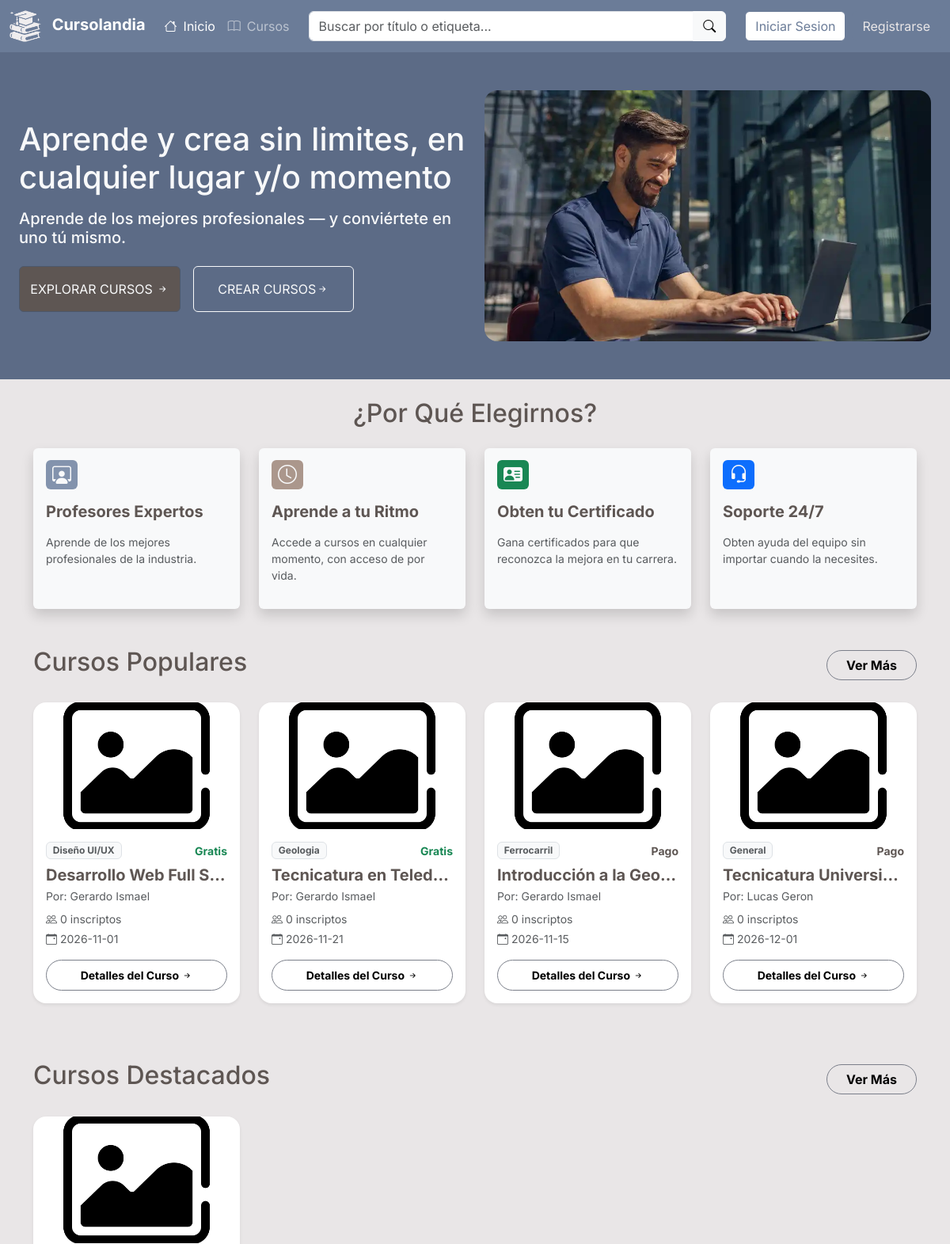
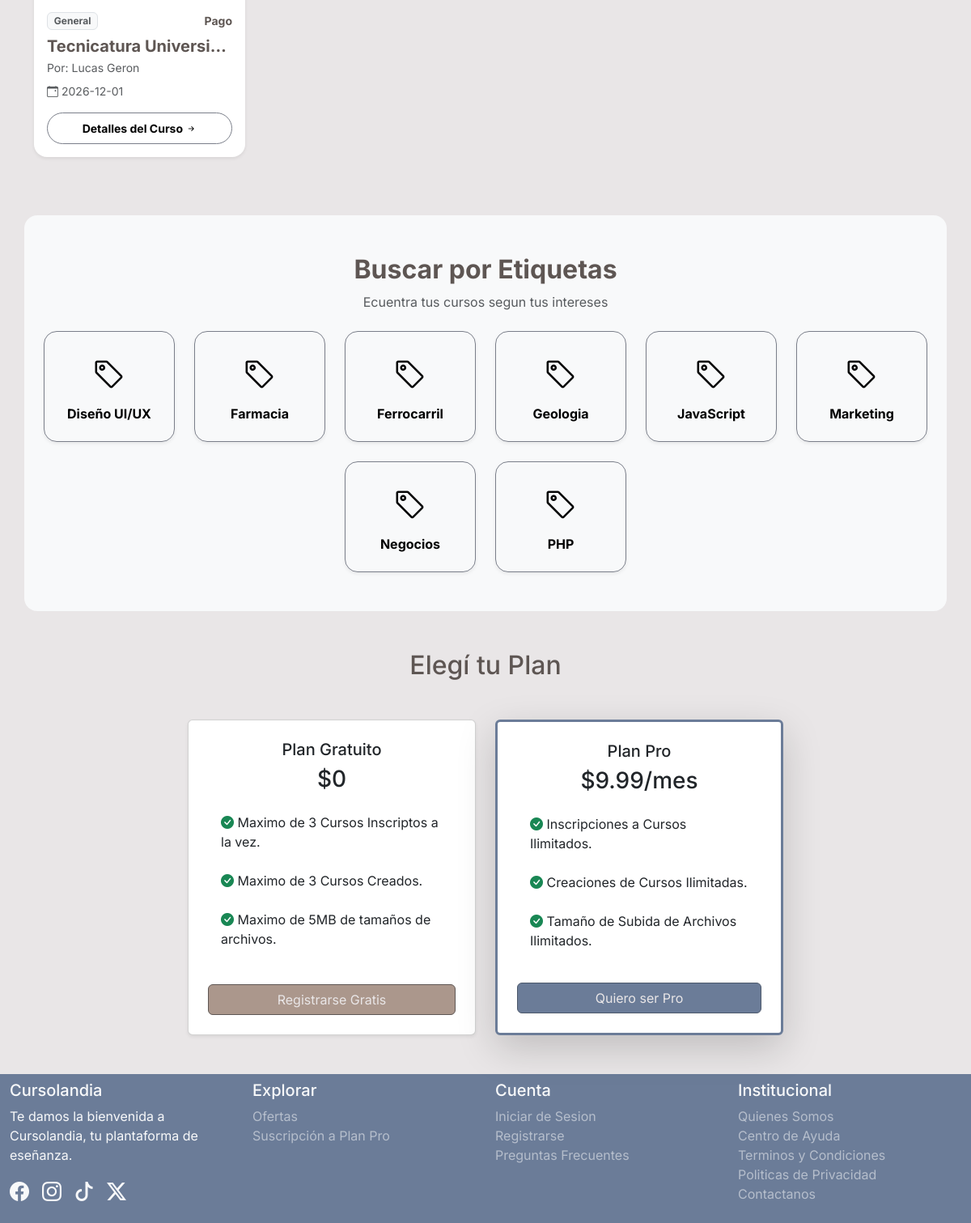
The page / on the database its author committed (2 pictures, top to bottom).
### tables this page shows
CREATE TABLE Cursos (
    C_ID INT AUTO_INCREMENT NOT NULL,
    U_ID_Crea INT NOT NULL,
    C_Titulo VARCHAR (150) NOT NULL,
    C_Descripcion TEXT NOT NULL,
    C_Costo DECIMAL(10, 2) DEFAULT NULL,
    C_Cupos INT DEFAULT NULL,
    C_FDInicio DATE NOT NULL,
    C_FDFin DATE NOT NULL,
    C_Img VARCHAR(255) DEFAULT 'imgcurso_pordefecto.png',
    C_Acceso ENUM('Publico','Privado') NOT NULL DEFAULT 'Publico',
    PRIMARY KEY (C_ID),
    CONSTRAINT FK_U_ID_Crea FOREIGN KEY (U_ID_Crea) REFERENCES Usuarios(U_ID) ON DELETE CASCADE,
    CONSTRAINT chk_C_Costo CHECK (C_Costo IS NULL OR C_Costo >= 0),
    CONSTRAINT chk_C_Cupos CHECK (C_Cupos IS NULL OR C_Cupos >= 0),
    CONSTRAINT chk_C_Fechas CHECK (C_FDInicio <= C_FDFin)
);

CREATE TABLE Usuarios (
    U_ID INT AUTO_INCREMENT NOT NULL,
    U_DNI VARCHAR(8) NOT NULL,
    U_Nom VARCHAR(40) NOT NULL,
    U_Ape VARCHAR(40) NOT NULL,
    U_FDN DATE NOT NULL,
    U_Ant TEXT DEFAULT NULL,
    U_Email VARCHAR(255) NOT NULL,
    U_Contrasena VARCHAR(255) NOT NULL,
    U_Plan ENUM('Gratuito','Pro') NOT NULL DEFAULT 'Gratuito',
    U_Rol ENUM('usuario','admin') NOT NULL DEFAULT 'usuario',
    U_FotoDePerfil VARCHAR(255) NOT NULL DEFAULT 'avatar_pordefecto.avif',
    PRIMARY KEY (U_ID),
    UNIQUE (U_DNI),
    UNIQUE (U_Email),
    CONSTRAINT chk_U_Email CHECK (U_Email LIKE '%_@__%.__%')
);

CREATE TABLE Etiquetas (
    E_ID INT AUTO_INCREMENT NOT NULL PRIMARY KEY,
    E_Nombre VARCHAR(50) NOT NULL UNIQUE
);

### index.php (the view, shortened to what the rows shown need)
<?php
    include RUTA_BASE . '/Interfaz/Incluidos/cabecera.php';
    require_once RUTA_BASE . '/Persistencia/Consultas/CursoBD.php';
    require_once RUTA_BASE . '/Persistencia/Consultas/EtiquetaBD.php';
    $cbdd = new CursoBD();
    $ebdd = new EtiquetaBD();
    $lista_cp = $cbdd -> listar_populares();
    $lista_cd = $cbdd -> listar_destacados_pro();
    $lista_e = $ebdd -> listar_etiquetas();
?>
<main class="flex-grow-1">
    <section class="mb-4">
        <div class="container-fluid px-4 py-5 mi-bg-banner mb-3">
            <div class="row aling-items-center">
                <div class="col-12 col-lg-6 text-light text-start my-auto">
                    <h1>Aprende y crea sin limites, en cualquier lugar y/o momento</h1>
                </div>
            </div>
        </div>
    </section>
    <section class="my-4">
        <div class="text-dark my-4 text-center">
            <h2 class="mi-color-text">¿Por Qué Elegirnos?</h2>
        </div>
    </section>
    <section class="container my-5">
        <div class="d-flex justify-content-between align-items-center mb-4">
            <h2 class="mi-color-text">Cursos Populares</h2>
        </div>
        <div class="row g-4 flex-nowrap overflow-x-auto sin-scrollbar d-lg-flex flex-lg-wrap pb-4">
            <?php
                $cursos_populares = array_slice($lista_cp, 0, 4);
                if (empty($cursos_populares)):
            ?>
                <div class="col-12 text-center text-muted py-3">No hay cursos disponibles por el momento.</div>
            <?php else: ?>
                <?php foreach ($cursos_populares as $c): ?>
                    <?php
                        if ($c["C_Img"] == "imgcurso_pordefecto.png") {
                            $img_c = URL_BASE . "/Interfaz/Activos/imgcurso_pordefecto.png";
                        } else {
                            $img_c = URL_BASE . "/Subidos/Img/Cursos/" . $c["C_Img"];
                        }
                    ?>
                    <div class="col-12 col-md-6 col-lg-3">
                        <div class="card h-100 shadow-sm border-0 rounded-4">
                            <img src="<?php echo $img_c; ?>" alt="" class="card-img-top rounded-top-4" style="height: 160px; object-fit: cover;">
                            <div class="card-body d-flex flex-column p-3">
                                <div class="d-flex justify-content-between align-items-center mb-2">
                                    <span class="badge text-bg-light border text-muted text-truncate" style="max-width: 100px;">
                                        <?php echo !empty($c["Etiquetas"]) ? explode(", ", $c["Etiquetas"])[0] : "General"; ?>
                                    </span>
                                    <?php if ($c["C_Costo"] > 0):?>
                                        <span class="fw-bold small mi-color-text">Pago</span>
                                    <?php else: ?>
                                        <span class="fw-bold small text-success">Gratis</span>
                                    <?php endif; ?>
                                </div>
                                <h5 class="card-title fw-bold mi-color-text mb-1 text-truncate"><?php echo $c["C_Titulo"];?></h5>
                                <p class="text-muted small mb-2">Por: <?php echo $c["U_Nom"] . " " . $c["U_Ape"]; ?> </p>
                                <p class="text-muted small mb-1"><i class="bi bi-people me-1"></i><?php echo $c["cant_inscriptos"]; ?> inscriptos</p>
                                <p class="text-muted small mb-3"><i class="bi bi-calendar-event me-1"></i><?php echo $c["C_FDInicio"];?></p>
                                <div class="mt-auto">
                                    <a href="<?php echo URL_BASE; ?>/Interfaz/Cursos/detalles_c.php?id_c=<?php echo $c["C_ID"]; ?>" class="btn btn-sm mis-btnes-sinbg rounded-pill w-100 py-2 fw-bold">
                                        Detalles del Curso <i class="bi bi-arrow-right-short"></i>
                                    </a>
                                </div>
                            </div>
                        </div>
                    </div>
                <?php endforeach; ?>
            <?php endif; ?>
        </div>
    </section>
    <section class="container my-5">
        <div class="d-flex justify-content-between align-items-center mb-4">
            <h2 class="mi-color-text">Cursos Destacados</h2>
        </div>
        <div class="row g-4 flex-nowrap overflow-x-auto sin-scrollbar d-lg-flex flex-lg-wrap pb-4">
            <?php if (empty($lista_cd)): ?>
                <div class="col-12 text-center text-muted py-3">No hay cursos disponibles por el momento.</div>
            <?php else: ?>
                <?php foreach ($lista_cd as $c): ?>
                    <?php
                        if ($c["C_Img"] == "imgcurso_pordefecto.png") {
                            $img_c = URL_BASE . "/Interfaz/Activos/imgcurso_pordefecto.png";
                        } else {
                            $img_c = URL_BASE . "/Subidos/Img/Cursos/" . $c["C_Img"];
                        }
                    ?>
                    <div class="col-12 col-md-6 col-lg-3">
                        <div class="card h-100 shadow-sm border-0 rounded-4">
                            <img src="<?php echo $img_c; ?>" alt="" class="card-img-top rounded-top-4" style="height: 160px; object-fit: cover;">
                            <div class="card-body d-flex flex-column p-3">
                                <div class="d-flex justify-content-between align-items-center mb-2">
                                    <span class="badge text-bg-light border text-muted text-truncate" style="max-width: 100px;">
                                        <?php echo !empty($c["Etiquetas"]) ? explode(", ", $c["Etiquetas"])[0] : "General"; ?>
                                    </span>
                                    <?php if ($c["C_Costo"] > 0):?>
                                        <span class="fw-bold small mi-color-text">Pago</span>
                                    <?php else: ?>
                                        <span class="fw-bold small text-success">Gratis</span>
                                    <?php endif; ?>
                                </div>
                                <h5 class="card-title fw-bold mi-color-text mb-1 text-truncate"><?php echo $c["C_Titulo"];?></h5>
                                <p class="text-muted small mb-2">Por: <?php echo $c["U_Nom"] . " " . $c["U_Ape"]; ?> </p>
                                <p class="text-muted small mb-3"><i class="bi bi-calendar-event me-1"></i><?php echo $c["C_FDInicio"];?></p>
                                <div class="mt-auto">
                                    <a href="<?php echo URL_BASE; ?>/Interfaz/Cursos/detalles_c.php?id_c=<?php echo $c["C_ID"]; ?>" class="btn btn-sm mis-btnes-sinbg rounded-pill w-100 py-2 fw-bold">
                                        Detalles del Curso <i class="bi bi-arrow-right-short"></i>
                                    </a>
                                </div>
                            </div>
                        </div>
                    </div>
                <?php endforeach; ?>
            <?php endif; ?>
        </div>
    </section>
    <section class="container bg-light rounded-4 px-4 py-5 my-5">
        <div class="text-center mb-4">
            <h2 class="fw-bold mi-color-text">Buscar por Etiquetas</h2>
        </div>
        <div class="row g-4 justify-content-center">
            <?php if (empty($lista_e)): ?>
                <div class="col-12 text-center text-muted">No hay etiquetas disponibles.</div>
            <?php else: ?>
                <?php foreach ($lista_e as $e): ?>
                    <div class="col-6 col-md-4 col-lg-2 text-center">
                        <a href="<?php echo URL_BASE . '/Interfaz/Cursos/catalogo.php?buscar=' . urlencode($e -> nombre); ?>" class="text-decoration-none">
                            <div class="card border-0 shadow-sm h-100 p-4 rounded-4 mis-btnes-sinbg">
                                <i class="bi bi-tag fs-1 mi-color-icono mb-2"></i>
                                <h6 class="fw-bold mb-0"><?php echo htmlspecialchars($e -> nombre); ?></h6>
                            </div>
                        </a>
                    </div>
                <?php endforeach; ?>
            <?php endif; ?>
        </div>
    </section>
    <section class="my-5 container">
        <?php if (!isset($_SESSION["id_usuario"])):?>
        <h2 class="mi-color-text mb-5 text-center">Elegí tu Plan</h2>
        <?php elseif (isset($_SESSION["id_usuario"]) && $_SESSION["plan_usuario"] == "Pro"): ?>
        <h2 class="mi-color-text mb-5 text-center">¡Ya eres Pro!</h2>
        <?php else: ?>
        <h2 class="mi-color-text mb-5 text-center">¡Actualiza tu Plan!</h2>
        <?php endif; ?>
    </section>
</main>
<?php include RUTA_BASE . '/Interfaz/Incluidos/pie.php';?>

### rows shown on the page
cursos: Etiquetas "Diseño UI/UX", C_Costo "Gratis", C_Titulo "Desarrollo Web Full S…", U_ID_Crea.U_Nom "Gerardo", U_ID_Crea.U_Ape "Ismael", cant_inscriptos "0", C_FDInicio "2026-11-01"
cursos: Etiquetas "Geologia", C_Costo "Gratis", C_Titulo "Tecnicatura en Teled…", U_ID_Crea.U_Nom "Gerardo", U_ID_Crea.U_Ape "Ismael", cant_inscriptos "0", C_FDInicio "2026-11-21"
cursos: Etiquetas "Ferrocarril", C_Costo "Pago", C_Titulo "Introducción a la Geo…", U_ID_Crea.U_Nom "Gerardo", U_ID_Crea.U_Ape "Ismael", cant_inscriptos "0", C_FDInicio "2026-11-15"
cursos: shows "General", C_Costo "Pago", C_Titulo "Tecnicatura Universi…", U_ID_Crea.U_Nom "Lucas", U_ID_Crea.U_Ape "Geron", cant_inscriptos "0", C_FDInicio "2026-12-01"
etiquetas: E_Nombre "Diseño UI/UX"
etiquetas: E_Nombre "Farmacia"
etiquetas: E_Nombre "Ferrocarril"
etiquetas: E_Nombre "Geologia"
etiquetas: E_Nombre "JavaScript"
etiquetas: E_Nombre "Marketing"
etiquetas: E_Nombre "Negocios"
etiquetas: E_Nombre "PHP"
